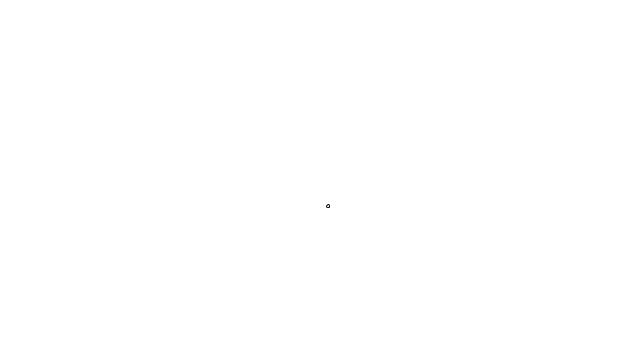
Frame 1 (no input)
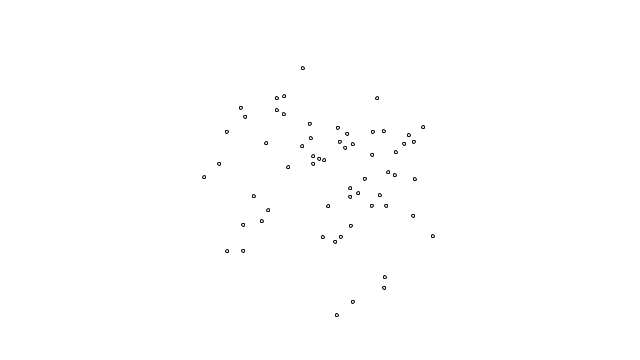
Frame 60 (the mouse pressed at the canvas centre just before this capture)
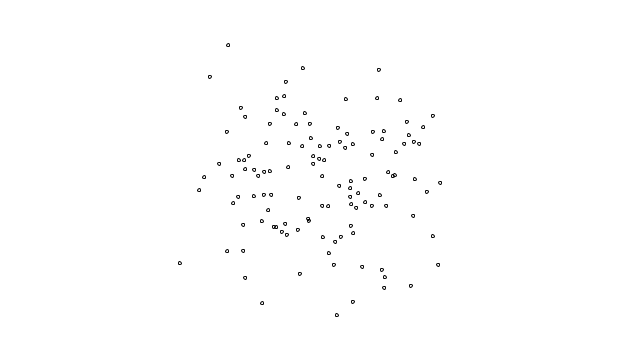
Frame 120 (the mouse held since frame 60 and released just before this capture)

The Processing sketch that drew these frames (run headless with seeded random() and noise(); from frame 60 on, the mouse is pressed at the canvas centre):

// Processing sketch: gaussian_distribution
// ── gaussian_distribution.pde
void setup() {
  size(640, 360);
  background(255);
}

void draw(){
  // get a gaussian random number with mean of 0 and standard deviation of 1
  float xloc = randomGaussian();
  float yloc = randomGaussian();
  
  float sd = 60;                // define standard deviation
  float meanX = width/2;         // define a mean value (middle of the screen along the x-axis)
  float meanY = height/2;
  xloc = (xloc * sd) + meanX;    // scale the gaussian random number by the standard deviation that we've set and add the mean
  yloc = (yloc * sd) + meanY;
  noFill();
  ellipse(xloc, yloc, 3, 3);
}
